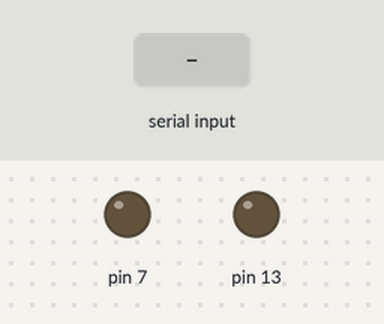
The sketch below on a simulated Arduino Uno, built with avr-gcc and run on an emulated ATmega328P. On the bench: output pins drawn as LEDs (lit = HIGH). Inputs (shaded band) come from the test bench. What the sketch prints to the serial monitor is not drawn.

Above: at 1.2 s.
1.3 s: "a" received over Serial
At 3.2 s:
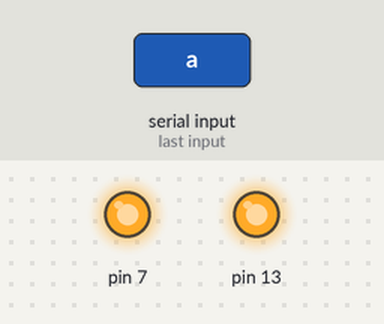
3.5 s: "b" received over Serial
At 4.9 s:
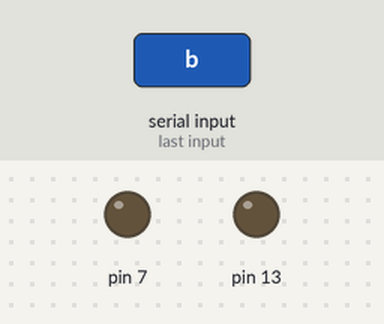
Timing chart, 0 to 6.5 s (numbered marks = the images above; inputs shaded):
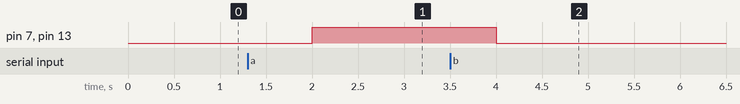

The sketch:

PSSoftware.ino
```cpp
void setup()
{
  pinMode(13,OUTPUT);
  //digitalWrite(13,HIGH);
  pinMode(7, OUTPUT);
  Serial.begin(57600);           // start serial for output
  Serial.println("Program Started");
}

void loop()
{
 int inByte;
  inByte=Serial.read();
  if(inByte == 'a')
  {
    digitalWrite(13,HIGH);
    digitalWrite(7,HIGH);
  }else if(inByte == 'b')
  {
     digitalWrite(13,LOW);
     digitalWrite(7,LOW);
  }else if(inByte == 'd')
  {
     Serial.print("Ardui");
  }
  delay(1000);
}
```

Measured:
- after the input at 1.3 s, pin 7, pin 13: LOW → HIGH after 0.70 s
- after the input at 3.5 s, pin 7, pin 13: HIGH → LOW after 0.50 s
